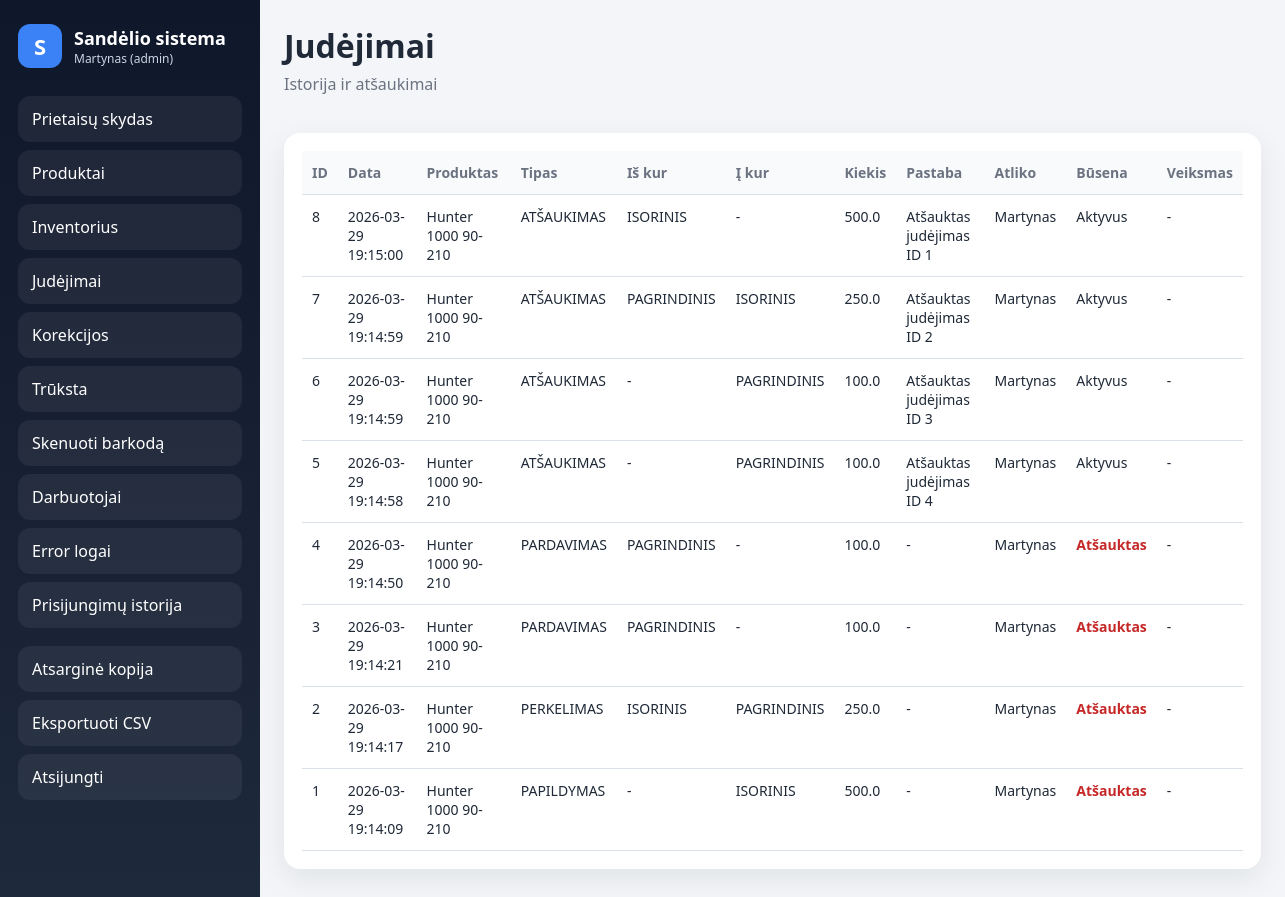
Screenshot of /judejimai (signed in) with the database file from the repository.
### tables this page shows
CREATE TABLE vartotojai (
        id INTEGER PRIMARY KEY AUTOINCREMENT,
        username TEXT UNIQUE NOT NULL,
        password_hash TEXT NOT NULL,
        role TEXT NOT NULL CHECK(role IN ('admin', 'darbuotojas')),
        active INTEGER NOT NULL DEFAULT 1,
        must_change_password INTEGER NOT NULL DEFAULT 0,
        created_at TEXT NOT NULL
    );

CREATE TABLE judejimai (
        id INTEGER PRIMARY KEY AUTOINCREMENT,
        produkto_id INTEGER NOT NULL,
        tipas TEXT NOT NULL,
        is_kur TEXT,
        i_kur TEXT,
        kiekis REAL NOT NULL,
        data TEXT NOT NULL,
        pastaba TEXT,
        atsauktas INTEGER NOT NULL DEFAULT 0,
        atsauke_judejima_id INTEGER,
        user_id INTEGER
    );

CREATE TABLE produktai (
        id INTEGER PRIMARY KEY AUTOINCREMENT,
        pavadinimas TEXT NOT NULL,
        barkodas TEXT UNIQUE,
        matas TEXT NOT NULL,
        min_kiekis REAL NOT NULL DEFAULT 0
    );

### app.py (the view)
@app.route("/judejimai")
@login_required
def judejimai():
    return render_template("judejimai.html", judejimai=gauti_judejimus(200), message=request.args.get("message", ""))

### app.py (called while the page is built)
def gauti_conn():
    conn = sqlite3.connect(DB)
    conn.row_factory = sqlite3.Row
    return conn

def get_setting(key, default=""):
    conn = gauti_conn()
    c = conn.cursor()
    c.execute("SELECT value FROM settings WHERE key = ?", (key,))
    row = c.fetchone()
    conn.close()
    return row["value"] if row else default

def system_locked():
    return get_setting("system_locked", "0") == "1"

def login_required(f):
    @wraps(f)
    def wrapper(*args, **kwargs):
        if not session.get("user_id"):
            return redirect(url_for("login"))
        last_activity = session.get("last_activity")
        if last_activity:
            last_dt = datetime.fromisoformat(last_activity)
            if datetime.now() - last_dt > timedelta(minutes=INACTIVITY_MINUTES):
                session.clear()
                return redirect(url_for("login", message="Sesija baigėsi dėl neaktyvumo."))
        session["last_activity"] = datetime.now().isoformat()
        return f(*args, **kwargs)
    return wrapper

def gauti_judejimus(limit=200):
    conn = gauti_conn()
    c = conn.cursor()
    c.execute("""
    SELECT j.*, p.pavadinimas, v.username AS atliko_vartotojas
    FROM judejimai j
    JOIN produktai p ON p.id = j.produkto_id
    LEFT JOIN vartotojai v ON v.id = j.user_id
    ORDER BY j.id DESC
    LIMIT ?
    """, (limit,))
    rows = c.fetchall()
    conn.close()
    return rows

@app.before_request
def before_request():
    g.current_user = None
    if request.endpoint in {"login", "static", "manifest", "service_worker"}:
        return
    if system_locked():
        allowed = {"login", "logout", "dashboard", "static", "manifest", "service_worker"}
        if request.endpoint not in allowed:
            if session.get("role") != "admin":
                return redirect(url_for("dashboard", message="Sistema užrakinta. Kreipkis į adminą."))

### templates/judejimai.html (shortened to what this page needs)
{% extends "base.html" %}
{% block content %}
<div class="topbar">
    <div>
        <h1>Judėjimai</h1>
        <p class="muted">Istorija ir atšaukimai</p>
    </div>
</div>
<section class="card">
    <div class="table-wrap">
        <table>
            <thead>
                <tr>
                    <th>ID</th><th>Data</th><th>Produktas</th><th>Tipas</th><th>Iš kur</th><th>Į kur</th><th>Kiekis</th><th>Pastaba</th><th>Atliko</th><th>Būsena</th><th>Veiksmas</th>
                </tr>
            </thead>
            <tbody>
            {% for j in judejimai %}
            <tr>
                <td>{{ j["id"] }}</td>
                <td>{{ j["data"] }}</td>
                <td>{{ j["pavadinimas"] }}</td>
                <td>{{ j["tipas"] }}</td>
                <td>{{ j["is_kur"] or "-" }}</td>
                <td>{{ j["i_kur"] or "-" }}</td>
                <td>{{ j["kiekis"] }}</td>
                <td>{{ j["pastaba"] or "-" }}</td>
                <td>{{ j["atliko_vartotojas"] or "-" }}</td>
                <td>{% if j["atsauktas"] == 1 %}<span class="danger">Atšauktas</span>{% else %}Aktyvus{% endif %}</td>
                <td>
                    {% if j["atsauktas"] == 0 and j["tipas"] != "ATŠAUKIMAS" %}
                    <form method="post" action="/atsaukti/{{ j['id'] }}">
                        <button type="submit" class="danger-btn">Atšaukti</button>
                    </form>
                    {% else %}-{% endif %}
                </td>
            </tr>
            {% endfor %}
            </tbody>
        </table>
    </div>
</section>
{% endblock %}

### templates/base.html (shortened to what this page needs)
<!doctype html>
<html lang="lt">
<head>
    <link rel="stylesheet" href="{{ url_for('static', filename='style.css') }}">
</head>
<body>
<div class="layout">
    <aside class="sidebar">
        <div class="brand">
            <div class="brand-logo">S</div>
            <div>
                <div class="brand-title">Sandėlio sistema</div>
                <div class="brand-subtitle">{{ session.get('username', '') }} ({{ session.get('role', '') }})</div>
            </div>
        </div>
        <nav class="menu">
            <a class="menu-item" href="{{ url_for('dashboard') }}">Prietaisų skydas</a>
            {% if session.get('role') == 'admin' %}
            <a class="menu-item" href="{{ url_for('produktai') }}">Produktai</a>
            {% endif %}
            <a class="menu-item" href="{{ url_for('inventorius') }}">Inventorius</a>
            <a class="menu-item" href="{{ url_for('judejimai') }}">Judėjimai</a>
            <a class="menu-item" href="{{ url_for('korekcijos') }}">Korekcijos</a>
            <a class="menu-item" href="{{ url_for('truksta') }}">Trūksta</a>
            <a class="menu-item" href="{{ url_for('scanner') }}">Skenuoti barkodą</a>
            {% if session.get('role') == 'admin' %}
            <a class="menu-item" href="{{ url_for('vartotojai') }}">Darbuotojai</a>
            <a class="menu-item" href="{{ url_for('error_logai') }}">Error logai</a>
            <a class="menu-item" href="{{ url_for('prisijungimu_istorija') }}">Prisijungimų istorija</a>
            {% endif %}
        </nav>
        <div class="sidebar-actions">
            {% if session.get('role') == 'admin' %}
            <a class="menu-item" href="{{ url_for('atsargine_kopija') }}">Atsarginė kopija</a>
            <a class="menu-item" href="{{ url_for('eksportuoti_produktus') }}">Eksportuoti CSV</a>
            {% endif %}
            <a class="menu-item" href="{{ url_for('logout') }}">Atsijungti</a>
        </div>
    </aside>
    <main class="content">
        {% block content %}{% endblock %}
    </main>
</div>
</body>
</html>

### static/style.css (style rules this page uses)
:root { --bg: #f3f5f8; --panel: #ffffff; --line: #d9e0ea; --text: #1f2937; --muted: #6b7280; --primary: #2563eb; --primary-hover: #1d4ed8; --danger: #c62828; --shadow: 0 10px 30px rgba(15, 23, 42, 0.08); --radius: 16px; }
* { box-sizing: border-box; }
html, body { margin: 0; padding: 0; background: var(--bg); color: var(--text); font-family: "Segoe UI", Arial, sans-serif; }
.layout { min-height: 100vh; display: grid; grid-template-columns: 260px 1fr; }
.sidebar { background: linear-gradient(180deg, #0f172a, #1e293b); color: white; padding: 24px 18px; }
.brand { display: flex; align-items: center; gap: 12px; margin-bottom: 28px; }
.brand-logo { width: 44px; height: 44px; border-radius: 12px; background: #3b82f6; display: grid; place-items: center; font-weight: 700; font-size: 22px; }
.brand-title { font-size: 18px; font-weight: 700; }
.brand-subtitle { font-size: 12px; color: #cbd5e1; }
.menu, .sidebar-actions { display: flex; flex-direction: column; gap: 8px; }
.sidebar-actions { margin-top: 18px; }
.menu-item { text-decoration: none; color: white; padding: 12px 14px; border-radius: 12px; background: rgba(255,255,255,0.06); }
.content { padding: 24px; }
.topbar { display: flex; align-items: flex-start; justify-content: space-between; gap: 18px; margin-bottom: 22px; flex-wrap: wrap; }
.topbar h1 { margin: 0; font-size: 32px; }
.muted { color: var(--muted); margin-top: 6px; }
.card { background: var(--panel); border-radius: var(--radius); box-shadow: var(--shadow); padding: 18px; margin-bottom: 20px; }
.table-wrap { overflow-x: auto; }
table { width: 100%; border-collapse: collapse; }
th, td { text-align: left; vertical-align: top; border-bottom: 1px solid var(--line); padding: 12px 10px; font-size: 14px; }
th { color: var(--muted); font-weight: 600; background: #f8fafc; }
.danger { color: var(--danger); font-weight: 700; }

### rows the page displays
vartotojai: get "Martynas", get "admin"
judejimai: id "8", data "2026-03-29 19:15:00", pavadinimas "Hunter 1000 90-210", tipas "ATŠAUKIMAS", is_kur "ISORINIS", i_kur "-", kiekis "500.0", pastaba "Atšauktas judėjimas ID 1", username "Martynas", atsauktas "Aktyvus"
judejimai: id "7", data "2026-03-29 19:14:59", pavadinimas "Hunter 1000 90-210", tipas "ATŠAUKIMAS", is_kur "PAGRINDINIS", i_kur "ISORINIS", kiekis "250.0", pastaba "Atšauktas judėjimas ID 2", username "Martynas", atsauktas "Aktyvus"
judejimai: id "6", data "2026-03-29 19:14:59", pavadinimas "Hunter 1000 90-210", tipas "ATŠAUKIMAS", is_kur "-", i_kur "PAGRINDINIS", kiekis "100.0", pastaba "Atšauktas judėjimas ID 3", username "Martynas", atsauktas "Aktyvus"
judejimai: id "5", data "2026-03-29 19:14:58", pavadinimas "Hunter 1000 90-210", tipas "ATŠAUKIMAS", is_kur "-", i_kur "PAGRINDINIS", kiekis "100.0", pastaba "Atšauktas judėjimas ID 4", username "Martynas", atsauktas "Aktyvus"
judejimai: id "4", data "2026-03-29 19:14:50", pavadinimas "Hunter 1000 90-210", tipas "PARDAVIMAS", is_kur "PAGRINDINIS", i_kur "-", kiekis "100.0", pastaba "-", username "Martynas", atsauktas "Atšauktas"
judejimai: id "3", data "2026-03-29 19:14:21", pavadinimas "Hunter 1000 90-210", tipas "PARDAVIMAS", is_kur "PAGRINDINIS", i_kur "-", kiekis "100.0", pastaba "-", username "Martynas", atsauktas "Atšauktas"
judejimai: id "2", data "2026-03-29 19:14:17", pavadinimas "Hunter 1000 90-210", tipas "PERKELIMAS", is_kur "ISORINIS", i_kur "PAGRINDINIS", kiekis "250.0", pastaba "-", username "Martynas", atsauktas "Atšauktas"
judejimai: id "1", data "2026-03-29 19:14:09", pavadinimas "Hunter 1000 90-210", tipas "PAPILDYMAS", is_kur "-", i_kur "ISORINIS", kiekis "500.0", pastaba "-", username "Martynas", atsauktas "Atšauktas"
